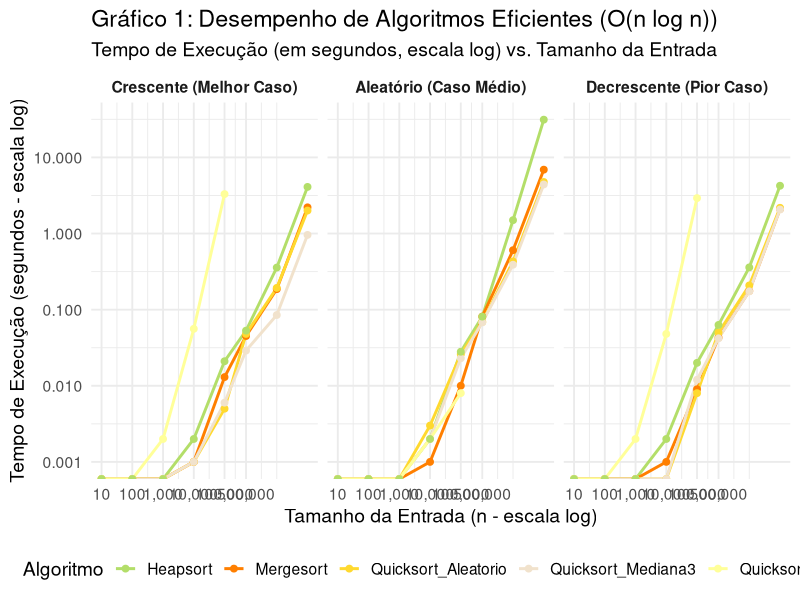

R code for this plot: (Note: this script raises an error after producing the figure.)
# Título: Script de Análise e Visualização de Dados de Algoritmos de Ordenação
# Autor: [Seu Nome] via Gemini
# Data: 04/10/2025
# Descrição: Este script lê os resultados dos testes de algoritmos de ordenação,
#            processa os dados e gera gráficos e tabelas para o relatório.

# --- 1. Instalação e Carregamento de Pacotes ---
# Certifique-se de que os pacotes necessários estão instalados.
# Descomente as linhas abaixo se for a primeira vez que os utiliza.
# install.packages("dplyr")
# install.packages("ggplot2")
# install.packages("tidyr")
# install.packages("stringr")
# install.packages("knitr")
# install.packages("RColorBrewer")

library(dplyr)
library(ggplot2)
library(tidyr)
library(stringr)
library(knitr)
library(RColorBrewer)

# Suprime avisos de "no visible binding for global variable"
utils::globalVariables(c("Nome_Algoritmo", "Tamanho", "Tipo_Entrada", "Tempo_Segundos", "Tipo_Entrada_Desc"))

# --- 2. Carregamento e Preparação dos Dados ---

# Carrega o arquivo CSV
# Certifique-se de que o arquivo 'resultados_testes.csv' está no mesmo diretório
# que este script, ou forneça o caminho completo.
tryCatch({
  dados <- read.csv("resultados_testes.csv")
}, error = function(e) {
  stop("Erro: O arquivo 'resultados_testes.csv' não foi encontrado. Verifique o caminho.")
})


# Limpeza e transformação dos dados
dados_proc <- dados %>%
  # Renomeia os tipos de entrada para nomes mais descritivos
  mutate(Tipo_Entrada_Desc = case_when(
    Tipo_Entrada == 'a' ~ "Aleatório (Caso Médio)",
    Tipo_Entrada == 'c' ~ "Crescente (Melhor Caso)",
    Tipo_Entrada == 'd' ~ "Decrescente (Pior Caso)",
    TRUE ~ as.character(Tipo_Entrada)
  )) %>%
  # Converte o tipo de entrada em um fator para ordenação nos gráficos
  mutate(Tipo_Entrada_Desc = factor(Tipo_Entrada_Desc, levels = c("Crescente (Melhor Caso)", "Aleatório (Caso Médio)", "Decrescente (Pior Caso)"))) %>%
  # Remove o prefixo numérico do nome do algoritmo
  mutate(Nome_Algoritmo = str_replace(Nome_Algoritmo, "^[0-9]+,", "")) %>%
  # Garante que Tamanho seja numérico
  mutate(Tamanho = as.numeric(Tamanho))


# Define uma paleta de cores para consistência nos gráficos
qual_col_pals <- brewer.pal.info[brewer.pal.info$category == 'qual',]
col_vector <- unlist(mapply(brewer.pal, qual_col_pals$maxcolors, rownames(qual_col_pals)))
# Pegar 8 cores distintas
cores_algoritmos <- sample(col_vector, length(unique(dados_proc$Nome_Algoritmo)))
names(cores_algoritmos) <- unique(dados_proc$Nome_Algoritmo)


# --- 3. Geração dos Gráficos ---

# GRÁFICO 1: Visão Geral (O(n log n)) com escala logarítmica
# Filtra apenas os algoritmos eficientes para evitar distorção na escala
dados_eficientes <- dados_proc %>%
  filter(!grepl("Bubble|Insertion", Nome_Algoritmo))

plot1 <- ggplot(dados_eficientes, aes(x = Tamanho, y = Tempo_Segundos, color = Nome_Algoritmo, group = Nome_Algoritmo)) +
  geom_line(linewidth = 1) +
  geom_point(size = 2) +
  # Usa escala logarítmica para o eixo Y para melhor visualização das diferenças
  scale_y_log10(breaks = c(0.001, 0.01, 0.1, 1, 10), labels = scales::comma) +
  scale_x_log10(breaks = c(10, 100, 1000, 10000, 100000, 500000), labels = scales::comma) +
  facet_wrap(~Tipo_Entrada_Desc) +
  labs(
    title = "Gráfico 1: Desempenho de Algoritmos Eficientes (O(n log n))",
    subtitle = "Tempo de Execução (em segundos, escala log) vs. Tamanho da Entrada",
    x = "Tamanho da Entrada (n - escala log)",
    y = "Tempo de Execução (segundos - escala log)",
    color = "Algoritmo"
  ) +
  scale_color_manual(values = cores_algoritmos) +
  theme_minimal(base_size = 14) +
  theme(legend.position = "bottom", strip.text = element_text(face = "bold"))

# Salva o Gráfico 1 em um arquivo
ggsave("grafico_1_visao_geral.png", plot = plot1, width = 12, height = 7, dpi = 300)


# Função para gerar os gráficos individuais por tipo de entrada
gerar_plot_por_tipo <- function(dados_filtrados, titulo, subtitulo, nome_arquivo) {
  
# Filtra o Quicksort_Ultimo para entradas > 10000 em cenários ordenados, pois distorce a escala
  if(unique(dados_filtrados$Tipo_Entrada) %in% c('c', 'd')) {
  #    dados_filtrados <- dados_filtrados %>% filter(!(Nome_Algoritmo == 'Quicksort_Ultimo' & Tamanho > 10000))
  }
    
 # plot <- ggplot(dados_filtrados, aes(x = Tamanho, y = Tempo_Segundos, color = Nome_Algoritmo, group = Nome_Algoritmo)) +
    geom_line(linewidth = 1) +
    geom_point(size = 2) +
    scale_x_continuous(labels = scales::comma) +
    scale_y_continuous(labels = scales::comma) +
    labs(
      title = titulo,
      subtitle = subtitulo,
      x = "Tamanho da Entrada (n)",
      y = "Tempo de Execução (segundos)",
      color = "Algoritmo"
    ) +
    scale_color_manual(values = cores_algoritmos) +
    theme_minimal(base_size = 14) +
    theme(legend.position = "bottom")

  ggsave(nome_arquivo, plot = plot, width = 10, height = 6, dpi = 300)
  return(plot)
}

# GRÁFICO 2: Entradas Aleatórias
plot2 <- gerar_plot_por_tipo(
  dados_proc %>% filter(Tipo_Entrada == 'a'),
  "Gráfico 2: Desempenho para Entradas Aleatórias (Caso Médio)",
  "Todos os algoritmos incluídos",
  "grafico_2_aleatorio.png"
)

# GRÁFICO 3: Entradas Crescentes
plot3 <- gerar_plot_por_tipo(
  dados_proc %>% filter(Tipo_Entrada == 'c'),
  "Gráfico 3: Desempenho para Entradas Crescentes (Melhor Caso)",
  "Quicksort_Ultimo (n > 10k) omitido para melhor visualização",
  "grafico_3_crescente.png"
)

# GRÁFICO 4: Entradas Decrescentes
plot4 <- gerar_plot_por_tipo(
  dados_proc %>% filter(Tipo_Entrada == 'd'),
  "Gráfico 4: Desempenho para Entradas Decrescentes (Pior Caso)",
  "Quicksort_Ultimo (n > 10k) omitido para melhor visualização",
  "grafico_4_decrescente.png"
)


# --- 4. Geração da Tabela Resumo ---

# Filtra os dados para as maiores entradas
tabela_dados <- dados_proc %>%
  filter(Tamanho %in% c(100000, 500000)) %>%
  # Pivota a tabela para o formato desejado
  pivot_wider(
    names_from = Tipo_Entrada_Desc,
    values_from = Tempo_Segundos
  ) %>%
  # Organiza as colunas
  select(Nome_Algoritmo, Tamanho, `Crescente (Melhor Caso)`, `Aleatório (Caso Médio)`, `Decrescente (Pior Caso)`) %>%
  # Ordena
  arrange(match(Nome_Algoritmo, names(cores_algoritmos)), Tamanho)

# Formata a tabela em Markdown usando o pacote kable
tabela_markdown <- kable(tabela_dados, format = "pipe", digits = 4, 
                         caption = "Tabela 1: Resumo dos tempos de execução (em segundos) para as maiores entradas testadas.",
                         col.names = c("Algoritmo", "Tamanho (n)", "Crescente", "Aleatório", "Decrescente"))

# Salva a tabela em um arquivo de texto
cat("## Tabela de Resultados\n\n", file = "tabela_1_resumo.md")
cat(tabela_markdown, file = "tabela_1_resumo.md", sep = "\n", append = TRUE)


# --- 5. Fim do Script ---

print("Script finalizado com sucesso!")
print("Os seguintes arquivos foram gerados:")
print("- grafico_1_visao_geral.png")
print("- grafico_2_aleatorio.png")
print("- grafico_3_crescente.png")
print("- grafico_4_decrescente.png")
print("- tabela_1_resumo.md (contém a tabela em formato Markdown)")

# Exibe a tabela no console
print(tabela_markdown)
